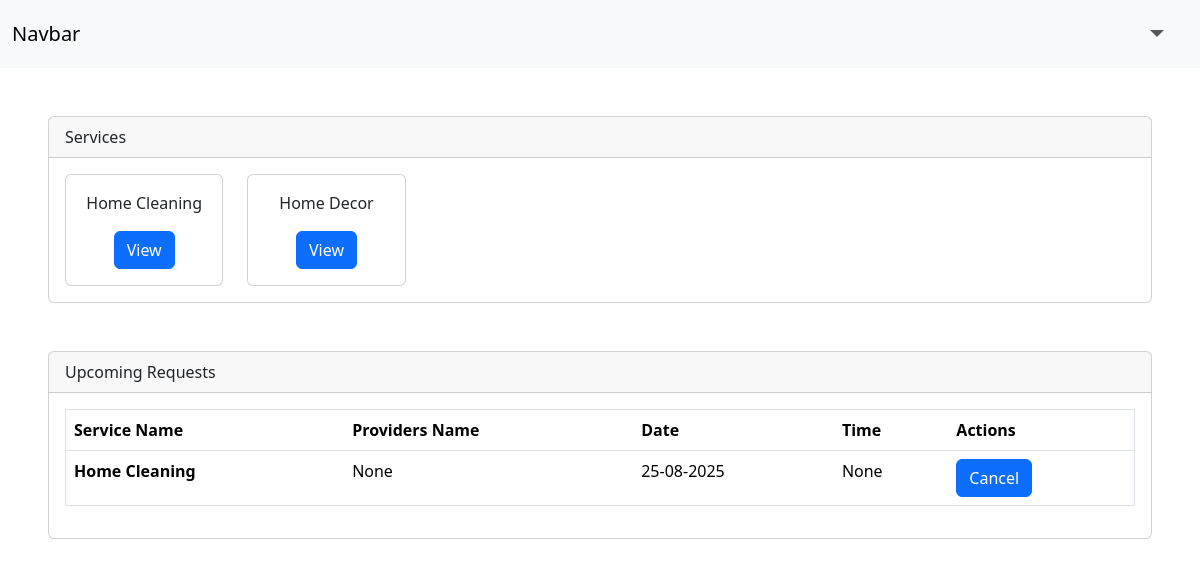
Page /dashboard/cust (signed in) on the committed database.
### backend/models.py (models this page shows, shortened)
class Services(db.Model):
    __tablename__="services"
    id=db.Column(db.Integer, primary_key=True, autoincrement= True)
    name=db.Column(db.String,unique=True)
    baseprice=db.Column(db.Integer)
    description=db.Column(db.String)
    Sproviders=db.relationship("ServiceProvider",backref="service", cascade="all, delete-orphan")

class Request(db.Model):
    __tablename__="request"
    r_id=db.Column(db.Integer, primary_key=True, autoincrement= True)
    sp_id=db.Column(db.Integer, db.ForeignKey("serviceprovider.id"),nullable=False)
    c_id=db.Column(db.Integer, db.ForeignKey("customer.id"),nullable=False)
    r_date=db.Column(db.String)
    r_time=db.Column(db.String)
    r_address=db.Column(db.String)
    r_city=db.Column(db.String)
    r_status=db.Column(db.String) # booked cancelled complete
    r_rating=db.Column(db.Integer)
    slot_id=db.Column(db.Integer,db.ForeignKey("providersavailability.id"),unique=True)

class ServiceProvider(db.Model,UserMixin):
    __tablename__='serviceprovider'
    id=db.Column(db.Integer, primary_key=True, autoincrement= True)
    name=db.Column(db.String,unique=True)
    address=db.Column(db.String)
    email=db.Column(db.String,unique=True)
    password=db.Column(db.String)
    exp=db.Column(db.Integer)
    phone=db.Column(db.String)
    city=db.Column(db.String)
    status=db.Column(db.String)
    servicename=db.Column(db.String,db.ForeignKey("services.name"))
    receive_request=db.relationship("Request",backref="servprovider",cascade="all, delete-orphan")

### backend/routes.py (the view)
@app.route("/dashboard/cust")
@login_required
def dash_cust():
    if isinstance(current_user,Customer) and request.method=="GET":
        reqs=current_user.Sent_Request
        servobjs=db.session.query(Services).all()
        return render_template("customer/custdash.html",requests=reqs,services=servobjs)
    else:
        return "error"

### app.py (called while the page is built)
def create_app():
    app=Flask(__name__)
    app.config["SQLALCHEMY_DATABASE_URI"]="sqlite:///mydb.sqlite3"
    db.init_app(app)
    app.config["SECRET_KEY"]="mysecretkey"
    loginmanager=LoginManager(app)
    @loginmanager.user_loader
    def load_user(email):
        obj=db.session.query(ServiceProvider).filter_by(email=email).first() or db.session.query(Customer).filter_by(email=email).first() or db.session.query(Admin).filter_by(email=email).first()
        return obj
    app.app_context().push()
    return app

### templates/customer/custdash.html (shortened to what this page needs)
<!DOCTYPE html>
<html lang="en">
<head>
    <link href="https://cdn.jsdelivr.net/npm/bootstrap@5.3.8/dist/css/bootstrap.min.css" rel="stylesheet"
>
</head>
<body>
    <nav class="navbar navbar-expand-lg bg-body-tertiary">
        <div class="container-fluid">
            <a class="navbar-brand" href="#">Navbar</a>
            <div class="collapse navbar-collapse " id="navbarSupportedContent">
                <ul class="navbar-nav ms-auto me-3 fs-4 mb-2 mb-lg-0 ">
                    <li class="nav-item dropdown">
                        <a class="nav-link dropdown-toggle" href="#" role="button" data-bs-toggle="dropdown"
                            aria-expanded="false">
                        </a>
                    </li>
                </ul>
            </div>
        </div>
    </nav>
    <div class="card ms-5 mt-5 me-5">
        <div class="card-header">Services</div>
        <div class="card-body">
            <div class="row">
                {% for s in services %}
                <div class="col-2">
                    <div class="card">
                        <div class="card-body text-center">
                            <p>{{s.name}}</p>
                            <a href="/service/{{s.name}}" class="btn btn-primary">View</a>
                        </div>
                    </div>
                </div>
                {% endfor %}
            </div>
        </div>
    </div>
    <div class="card mt-5 me-5 ms-5">
        <div class="card-header">
            Upcoming Requests
        </div>
        <div class="card-body">
            <table class="table border">
                <thead>
                    <tr>
                        <th scope="col">Service Name</th>
                        <th scope="col">Providers Name</th>
                        <th scope="col">Date</th>
                        <th scope="col">Time</th>
                        <th scope="col">Actions</th>
                    </tr>
                </thead>
                <tbody>
                    {% for req in requests %}
                    <tr>
                        <th scope="row">{{req.servprovider.servicename}}</th>
                        <td>{{req.servprovider.name}}</td>
                        <td>{{req.r_date}}</td>
                        <td>{{req.r_time}}</td>
                        <td>
                            <button class="btn btn-primary">Cancel</button>
                        </td>
                    </tr>
                    {% endfor %}
                </tbody>
            </table>
        </div>
    </div>
</body>
</html>

### rows in the picture
Services: name "Home Cleaning"
Services: name "Home Decor"
Request: servprovider.servicename "Home Cleaning", servprovider.name "None", r_date "25-08-2025", r_time "None"
